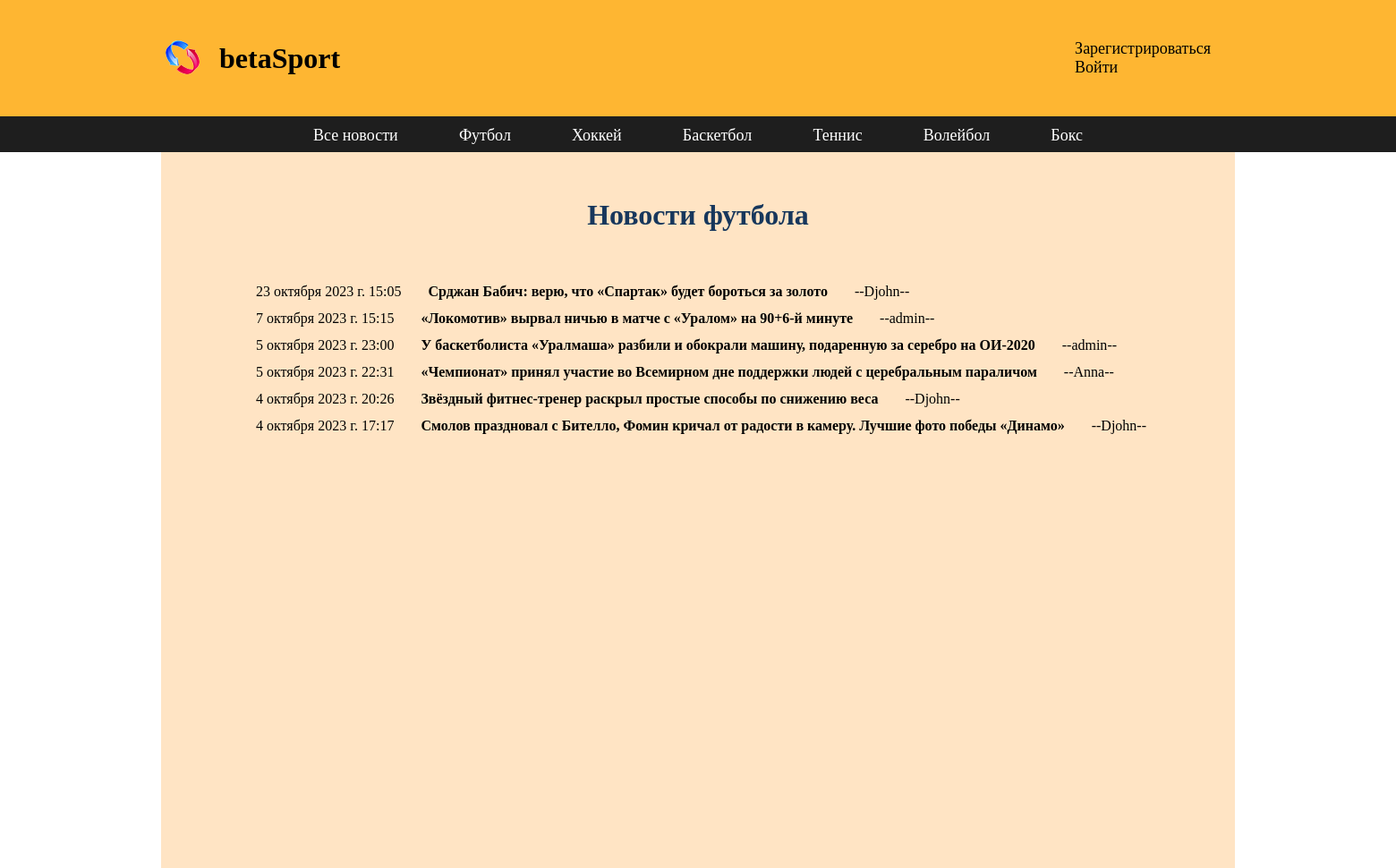
Page /football/ on the committed database.
### newpost/models.py (models this page shows, shortened)
class Sportnews(models.Model):
    sport = [
        (1, "футбол"),
        (2, "хоккей"),
        (3, "баскетбол"),
        (4, "теннис"),
        (5, "волейбол"),
        (6, "бокс")
    ]
    tsport = models.PositiveSmallIntegerField('tsport', choices=sport)
    title = models.CharField(max_length=100)
    news = models.TextField(max_length=1500)
    created = models.DateTimeField(auto_now_add=True)
    image = models.ImageField(upload_to='images/', blank=True)
    user = models.ForeignKey(User, on_delete=models.CASCADE, blank=True)
    vote_total = models.IntegerField(default=0)
    vote_ratio = models.IntegerField(default=0)

### newpost/views.py (the view)
# urls.py: path('football/', views.football, name='football'),
def football(request):
    an = Sportnews.objects.order_by('-created')
    return render(request, 'newpost/football.html', {'an': an})

### newpost/templates/newpost/football.html
{% extends 'newpost/base.html' %}
{% block content %}
<div class="aut">
    <div class="zag">
            <h1>Новости футбола</h1>
    </div>
</div>
<div class="new">
    {% for i in an %}
        {% if i.tsport == 1 %}
        <div class="blok">
            <div class="creat"> {{ i.created }} </div>
            <div class="tit"> <a href="{% url 'detail' i.id %}"> {{ i.title }} </a> </div>
            <div class="us"> --{{ i.user }}-- </div>
         </div>
        {% endif %}
    {% endfor %}
</div>
{% endblock %}

### newpost/static/css/style.css (style rules this page uses)
* { margin: 0; padding: 0; }
a { text-decoration: none; color: black; }
.content h1 { padding: 12px; }
.new { width: 1050px; margin-left: 100px; padding-right: 400px; margin-right: 150px; }
.blok { padding: 6px; display: flex; }
.tit { padding-left: 30px; font-weight: bold; }
.us { padding-left: 30px; }
.aut { display: flex; flex-direction: column; align-items: center; }
.zag { margin: 40px; color: rgb(23, 55, 92); }

### rows in the picture
Sportnews: created "23 октября 2023 г. 15:05", title "Срджан Бабич: верю, что «Спартак» будет бороться за золото", user "Djohn"
Sportnews: created "7 октября 2023 г. 15:15", title "«Локомотив» вырвал ничью в матче с «Уралом» на 90+6-й минуте", user "admin"
Sportnews: created "5 октября 2023 г. 23:00", title "У баскетболиста «Уралмаша» разбили и обокрали машину, подаренную за серебро на ОИ-2020", user "admin"
Sportnews: created "5 октября 2023 г. 22:31", title "«Чемпионат» принял участие во Всемирном дне поддержки людей с церебральным параличом", user "Anna"
Sportnews: created "4 октября 2023 г. 20:26", title "Звёздный фитнес-тренер раскрыл простые способы по снижению веса", user "Djohn"
Sportnews: created "4 октября 2023 г. 17:17", title "Смолов праздновал с Бителло, Фомин кричал от радости в камеру. Лучшие фото победы «Динамо»", user "Djohn"
